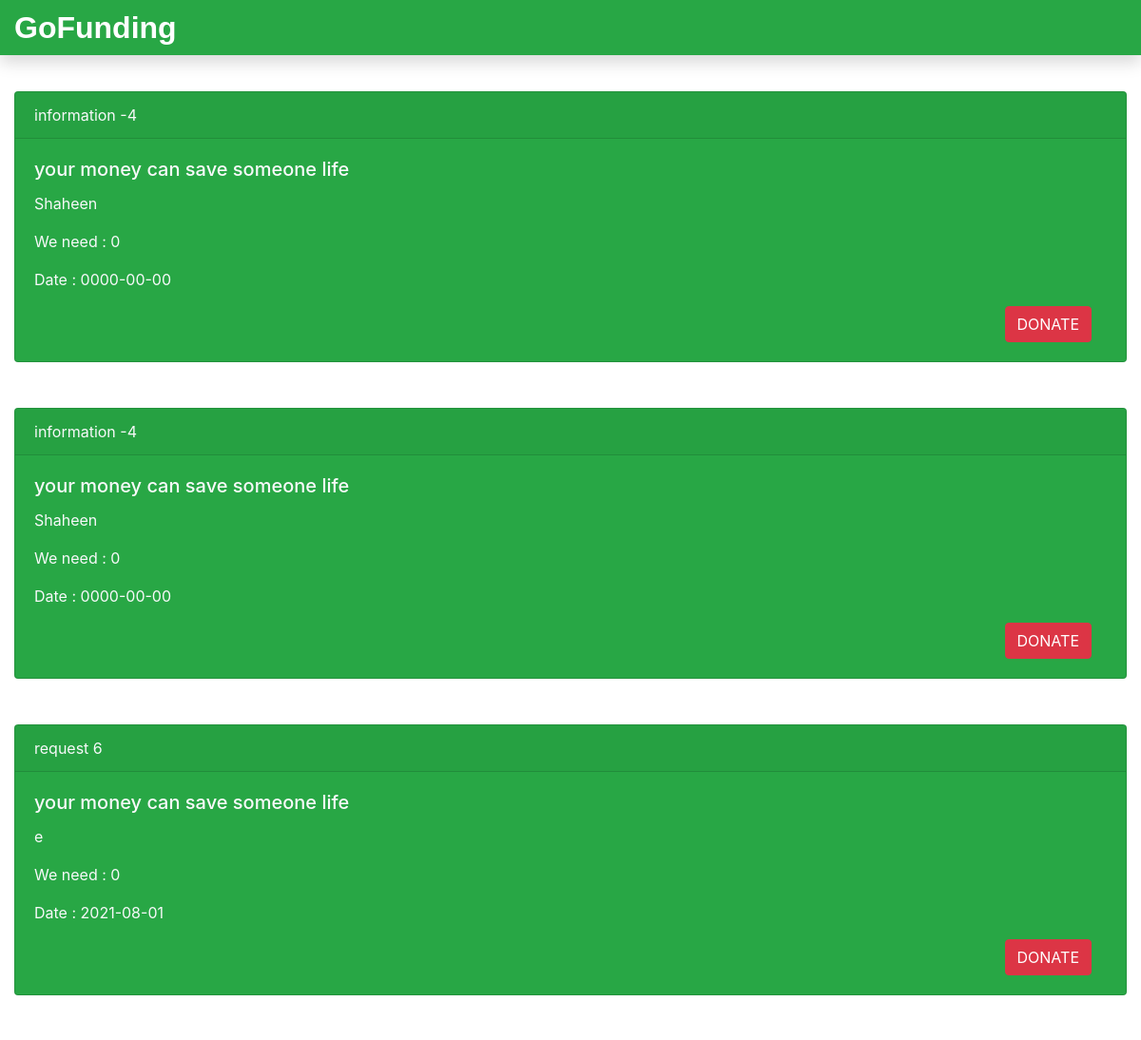
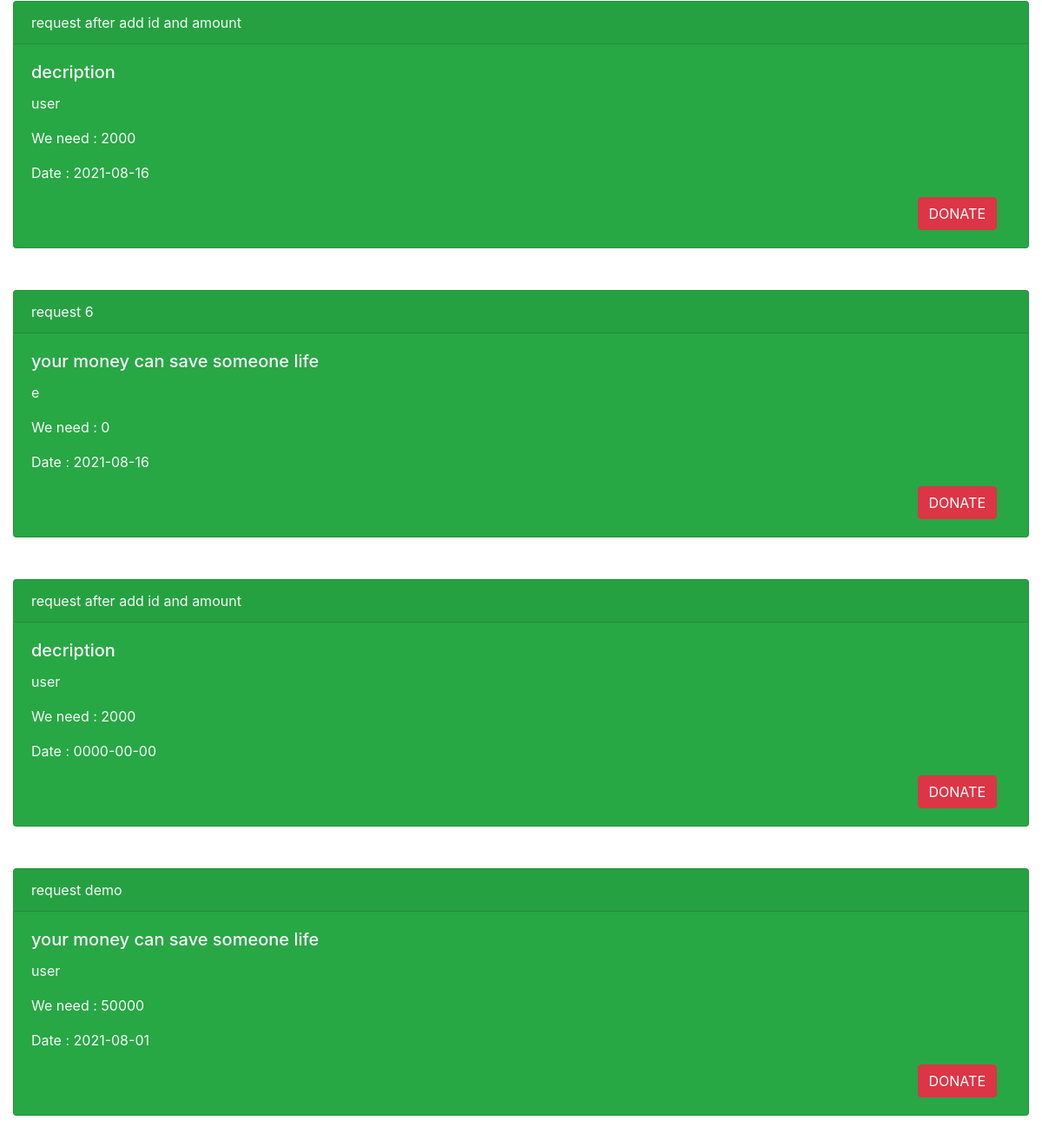
The app's page /donate.php with its own data (2 pictures, top to bottom).
### tables this page shows
CREATE TABLE `acceptrequest_tb` (
  `rno` int(11) NOT NULL,
  `uid` int(11) NOT NULL,
  `request_id` int(11) NOT NULL,
  `request_info` text NOT NULL,
  `request_desc` text NOT NULL,
  `requester_name` varchar(60) NOT NULL,
  `requester_add1` int(11) NOT NULL,
  `requester_add2` int(11) NOT NULL,
  `requester_city` varchar(60) NOT NULL,
  `requester_state` varchar(60) NOT NULL,
  `requester_zip` int(11) NOT NULL,
  `requester_email` varchar(60) NOT NULL,
  `requester_mobile` bigint(20) NOT NULL,
  `request_amount` int(11) NOT NULL,
  `assgin_date` date NOT NULL,
  `vid` int(11) NOT NULL,
  `vname` varchar(60) NOT NULL
);

### donate.php (the view, shortened to what this page needs)
<!DOCTYPE html>
<html lang="en">
<head>
    <link rel="stylesheet" href="css/bootstrap.min.css">
    <link rel="stylesheet" href="css/all.min.css">
    <link rel="stylesheet" href="css/custom.css">
    </head>
    <body>
    <nav class="my-10 navbar navbar-dark fixed-top bg-success p-0 shadow">
    <a class="navbar-brand col-sm-3 col-md-2 mr-0" href="donate.php">GoFunding</a>
    </nav>
    <br><br>
    <?php
        include('dbconnection.php');
        $sql = "SELECT * FROM acceptrequest_tb";
        $result = $conn->query($sql);
        if($result->num_rows > 0){
        while($row = $result->fetch_assoc()){
    ?>
    <div class="col-sm-12 mb-5" style="margin-top:20px;">
        <div class="card mt-5  mx-20 text-light bg-success">
        <div class="card-header">
        <?php echo $row['request_info']; ?>
        </div>
        <div class="card-body">
        <h5 class="card-title">
            <?php echo $row['request_desc']; ?>
        </h5>
        <p class="card-text">
            <?php echo $row['requester_name']; ?>
        </p>
        <p class="card-text">We need : <?php echo $row['request_amount']; ?>
        </p>
        <p class="card-text">Date : <?php echo $row['assgin_date']; ?>
        </p>
        <div class="float-right">
            <form action="donationForm.php" method="POST">
                 <input type="submit" class="btn btn-danger mr-3" name="view" value="DONATE">
                 </form>
        </div>
       </div>
        </div>
    </div>
    <?php
        }
    }
    ?>
</body>
</html>

### css/custom.css (style rules this page uses)
.navbar-brand { font-family: 'Ubuntu', sans-serif; font-size: 2em; font-weight: bold; }
a { color: black; }

### records on screen
acceptrequest_tb: request_info "information -4", request_desc "your money can save someone life", requester_name "Shaheen", request_amount "0", assgin_date "0000-00-00"
acceptrequest_tb: request_info "information -4", request_desc "your money can save someone life", requester_name "Shaheen", request_amount "0", assgin_date "0000-00-00"
acceptrequest_tb: request_info "request 6", request_desc "your money can save someone life", requester_name "e", request_amount "0", assgin_date "2021-08-01"
acceptrequest_tb: request_info "request after add id and amount", request_desc "decription", requester_name "user", request_amount "2000", assgin_date "2021-08-16"
acceptrequest_tb: request_info "request 6", request_desc "your money can save someone life", requester_name "e", request_amount "0", assgin_date "2021-08-16"
acceptrequest_tb: request_info "request after add id and amount", request_desc "decription", requester_name "user", request_amount "2000", assgin_date "0000-00-00"
acceptrequest_tb: request_info "request demo", request_desc "your money can save someone life", requester_name "user", request_amount "50000", assgin_date "2021-08-01"
